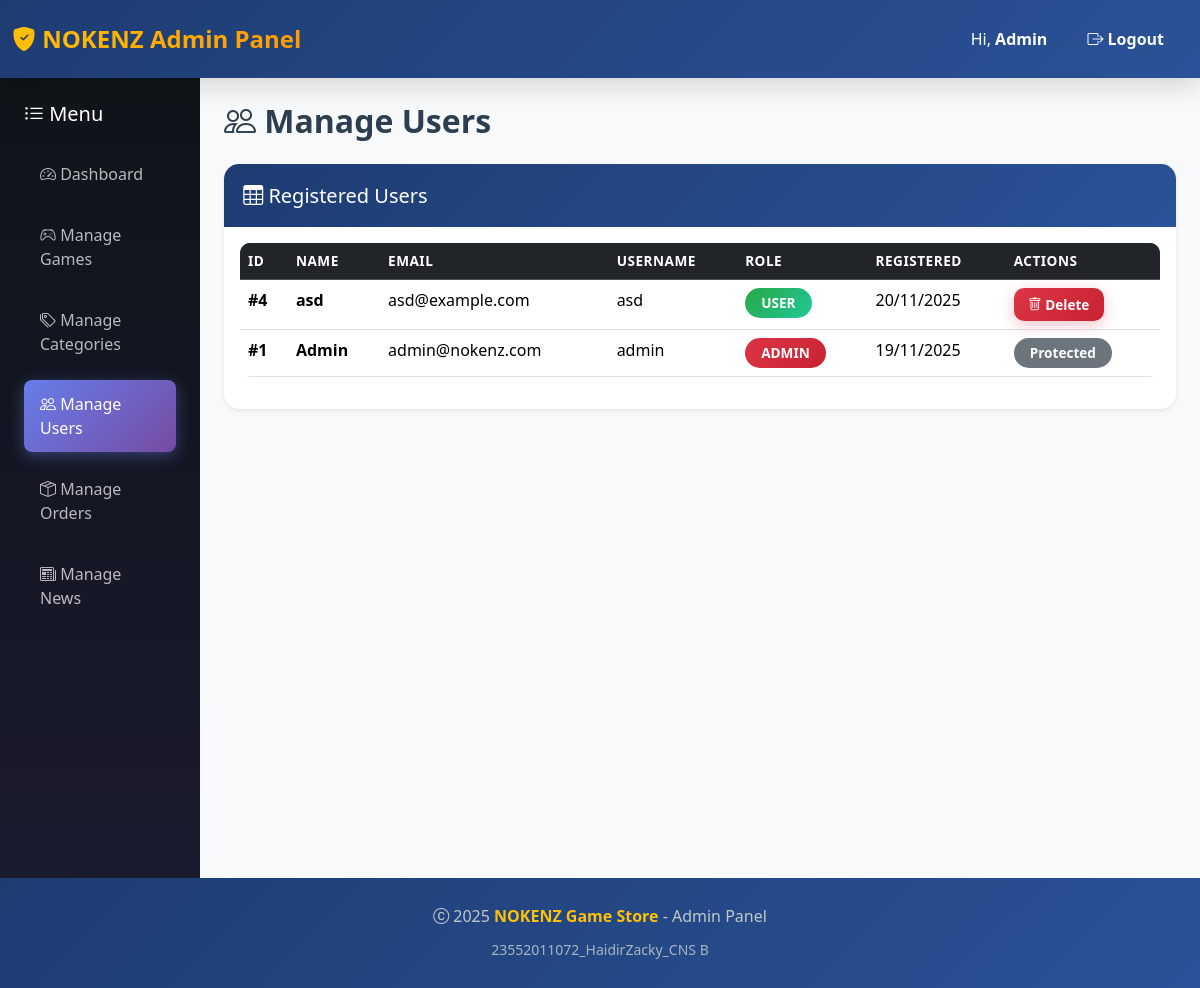
The page /admin/users_list.php (signed in) on the database its author committed.
### tables this page shows
CREATE TABLE `users` (
  `id` int NOT NULL,
  `nama` varchar(100) DEFAULT NULL,
  `email` varchar(100) DEFAULT NULL,
  `username` varchar(50) DEFAULT NULL,
  `password` varchar(255) DEFAULT NULL,
  `role` enum('user','admin') DEFAULT 'user',
  `created_at` timestamp NULL DEFAULT CURRENT_TIMESTAMP
);

### admin/users_list.php (the view, shortened to what this page needs)
<?php
include "../config/connect.php";
?>
<!DOCTYPE html>
<html lang="en">
<head>
    <link href="https://cdn.jsdelivr.net/npm/bootstrap@5.3.3/dist/css/bootstrap.min.css" rel="stylesheet">
    <link rel="stylesheet" href="https://cdn.jsdelivr.net/npm/bootstrap-icons@1.11.1/font/bootstrap-icons.css">
    <link href="../assets/css/admin.css" rel="stylesheet">
</head>
<body class="bg-light">
<nav class="navbar navbar-expand-lg navbar-dark py-3">
    <div class="container-fluid">
        <a class="navbar-brand fw-bold" href="dashboard.php">
            <i class="bi bi-shield-fill-check"></i> NOKENZ Admin Panel
        </a>
        <div class="d-flex align-items-center">
            <span class="text-white me-3">Hi, <strong><?= $_SESSION['nama'] ?? 'Admin' ?></strong></span>
            <a href="logout.php" class="btn btn-outline-light">
                <i class="bi bi-box-arrow-right"></i> Logout
            </a>
        </div>
    </div>
</nav>
<div class="container-fluid">
    <div class="row">
        <div class="col-md-2 bg-dark text-white p-4" style="min-height: 100vh;">
            <h5 class="mb-4"><i class="bi bi-list-ul"></i> Menu</h5>
            <ul class="nav flex-column">
                <li class="nav-item mb-2">
                    <a class="nav-link text-white" href="dashboard.php">
                        <i class="bi bi-speedometer2"></i> Dashboard
                    </a>
                </li>
                <li class="nav-item mb-2">
                    <a class="nav-link text-white" href="game_list.php">
                        <i class="bi bi-controller"></i> Manage Games
                    </a>
                </li>
                <li class="nav-item mb-2">
                    <a class="nav-link text-white" href="category_manage.php">
                        <i class="bi bi-tags"></i> Manage Categories
                    </a>
                </li>
                <li class="nav-item mb-2">
                    <a class="nav-link text-white active" href="users_list.php">
                        <i class="bi bi-people"></i> Manage Users
                    </a>
                </li>
                <li class="nav-item mb-2">
                    <a class="nav-link text-white" href="orders_list.php">
                        <i class="bi bi-box-seam"></i> Manage Orders
                    </a>
                </li>
                <li class="nav-item mb-2">
                    <a class="nav-link text-white" href="news_list.php">
                        <i class="bi bi-newspaper"></i> Manage News
                    </a>
                </li>
            </ul>
        </div>
        <div class="col-md-10 p-4">
            <h2 class="fw-bold mb-4">
                <i class="bi bi-people"></i> Manage Users
            </h2>
            <div class="card shadow-sm">
                <div class="card-header bg-dark text-white">
                    <h5 class="mb-0"><i class="bi bi-table"></i> Registered Users</h5>
                </div>
                <div class="card-body">
                    <table class="table table-hover">
                        <thead class="table-dark">
                            <tr>
                                <th>ID</th>
                                <th>Name</th>
                                <th>Email</th>
                                <th>Username</th>
                                <th>Role</th>
                                <th>Registered</th>
                                <th>Actions</th>
                            </tr>
                        </thead>
                        <tbody>
                            <?php
                            $query = mysqli_query($conn, "SELECT * FROM users ORDER BY id DESC");
                            while ($user = mysqli_fetch_assoc($query)):
                                $badge = $user['role'] == 'admin' ? 'bg-danger' : 'bg-success';
                                $canDelete = $user['role'] != 'admin' && $user['id'] != $_SESSION['user_id'];
                            ?>
                            <tr>
                                <td><strong>#<?= $user['id'] ?></strong></td>
                                <td><strong><?= htmlspecialchars($user['nama']) ?></strong></td>
                                <td><?= htmlspecialchars($user['email']) ?></td>
                                <td><?= htmlspecialchars($user['username']) ?></td>
                                <td><span class="badge <?= $badge ?>"><?= strtoupper($user['role']) ?></span></td>
                                <td><?= date('d/m/Y', strtotime($user['created_at'])) ?></td>
                                <td>
                                    <?php if ($canDelete): ?>
                                        <button class="btn btn-sm btn-danger"
                                                onclick="deleteUser(<?= $user['id'] ?>, '<?= htmlspecialchars($user['nama']) ?>')">
                                            <i class="bi bi-trash"></i> Delete
                                        </button>
                                    <?php else: ?>
                                        <span class="badge bg-secondary">Protected</span>
                                    <?php endif; ?>
                                </td>
                            </tr>
                            <?php endwhile; ?>
                        </tbody>
                    </table>
                </div>
            </div>
        </div>
    </div>
</div>
<footer class="text-center py-4 mt-auto">
    <p class="mb-1 text-secondary">
        <i class="bi bi-c-circle"></i> 2025 <strong>NOKENZ Game Store</strong> - Admin Panel
    </p>
    <p class="mb-0">
        <small class="text-muted">23552011072_HaidirZacky_CNS B</small>
    </p>
</footer>
</body>
</html>

### assets/css/admin.css (style rules this page uses)
:root { --primary-color: #667eea; --primary-dark: #5568d3; --primary-light: #7c93f0; --secondary-color: #764ba2; --secondary-dark: #5f3c82; --accent-color: #ffc107; --accent-dark: #ffb300; --accent-light: #ffd54f; --primary-gradient: linear-gradient(135deg, #667eea 0%, #764ba2 100%); --dark-gradient: linear-gradient(135deg, #1e3c72 0%, #2a5298 100%); --accent-gradient: linear-gradient(135deg, #ffc107 0%, #ff9800 100%); --dark-bg: #1a1a2e; --dark-card: #16213e; --dark-sidebar: #0f1419; --dark-text: #e4e4e4; --light-bg: #f1f3f5; --white: #ffffff; --text-primary: #2c3e50; --text-secondary: #6c757d; --text-muted: #95a5a6; --shadow-sm: 0 2px 10px rgba(0,0,0,0.08); --shadow-md: 0 5px 20px rgba(0,0,0,0.1); --shadow-lg: 0 8px 25px rgba(0,0,0,0.15); --shadow-xl: 0 15px 40px rgba(0,0,0,0.2); --transition-fast: 0.2s ease; --transition-normal: 0.3s ease; --transition-slow: 0.5s ease; }
* { margin: 0; padding: 0; box-sizing: border-box; }
body { font-family: 'Segoe UI', Tahoma, Geneva, Verdana, sans-serif; color: var(--text-primary); background-color: var(--light-bg); }
.navbar-dark { background: var(--dark-gradient) !important; box-shadow: var(--shadow-lg); padding: 1rem 0; }
.navbar-brand { font-weight: 700; font-size: 1.5rem; transition: var(--transition-fast); background: var(--accent-gradient); -webkit-background-clip: text; -webkit-text-fill-color: transparent; background-clip: text; }
.bg-dark { background: linear-gradient(180deg, var(--dark-sidebar) 0%, var(--dark-bg) 100%) !important; }
.nav-link { color: rgba(255, 255, 255, 0.7) !important; font-weight: 500; transition: var(--transition-fast); border-radius: 8px; padding: 0.75rem 1rem !important; margin-bottom: 0.3rem; position: relative; }
.nav-link.active { background: var(--primary-gradient) !important; color: var(--white) !important; box-shadow: 0 4px 15px rgba(102, 126, 234, 0.4); }
.card { border: none; border-radius: 15px; box-shadow: var(--shadow-md); transition: var(--transition-normal); overflow: hidden; }
.card-header { background: var(--dark-gradient) !important; border: none; padding: 1.2rem; font-weight: 600; }
.btn { border-radius: 10px; font-weight: 600; transition: var(--transition-normal); border: none; padding: 0.6rem 1.5rem; }
.btn-danger { background: linear-gradient(135deg, #dc3545 0%, #c82333 100%) !important; box-shadow: 0 4px 15px rgba(220, 53, 69, 0.3); }
.btn-sm { padding: 0.4rem 0.9rem; font-size: 0.85rem; }
.table { border-radius: 10px; overflow: hidden; }
.table-dark { background: var(--dark-gradient) !important; }
.table-hover tbody tr { transition: var(--transition-fast); }
.table th { font-weight: 600; text-transform: uppercase; font-size: 0.85rem; letter-spacing: 0.5px; }
.badge { padding: 0.5rem 1rem; border-radius: 20px; font-weight: 600; transition: var(--transition-fast); font-size: 0.85rem; }
.badge.bg-success { background: linear-gradient(135deg, #28a745 0%, #20c997 100%) !important; }
.badge.bg-danger { background: linear-gradient(135deg, #dc3545 0%, #c82333 100%) !important; }
footer { background: var(--dark-gradient); padding: 2rem 0 1.5rem; }
footer p { margin: 0; line-height: 1.8; color: var(--text-secondary); }
footer .text-secondary { color: #c0c8c9 !important; }
footer .text-muted { color: #c0c8c9 !important; opacity: 0.85; }
footer strong { color: #ffc107; font-weight: 600; }
footer i { color: #c0c8c9; }
.text-muted { color: var(--text-muted) !important; }

### rows shown on the page
users: id "4", nama "asd", email "asd@example.com", username "asd", role "USER", created_at "20/11/2025"
users: id "1", nama "Admin", email "admin@nokenz.com", username "admin", role "ADMIN", created_at "19/11/2025", shows "Protected"

### other values the page prints
$_SESSION['nama'] "Admin"
